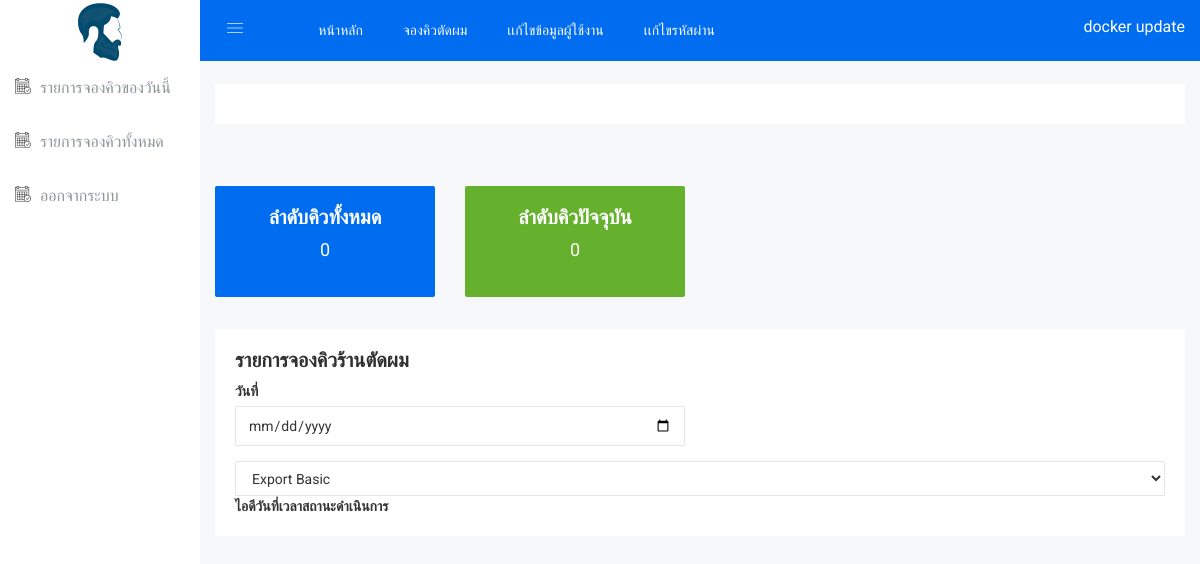
Page /jongq_list_user.php (signed in) on the earlier database version.
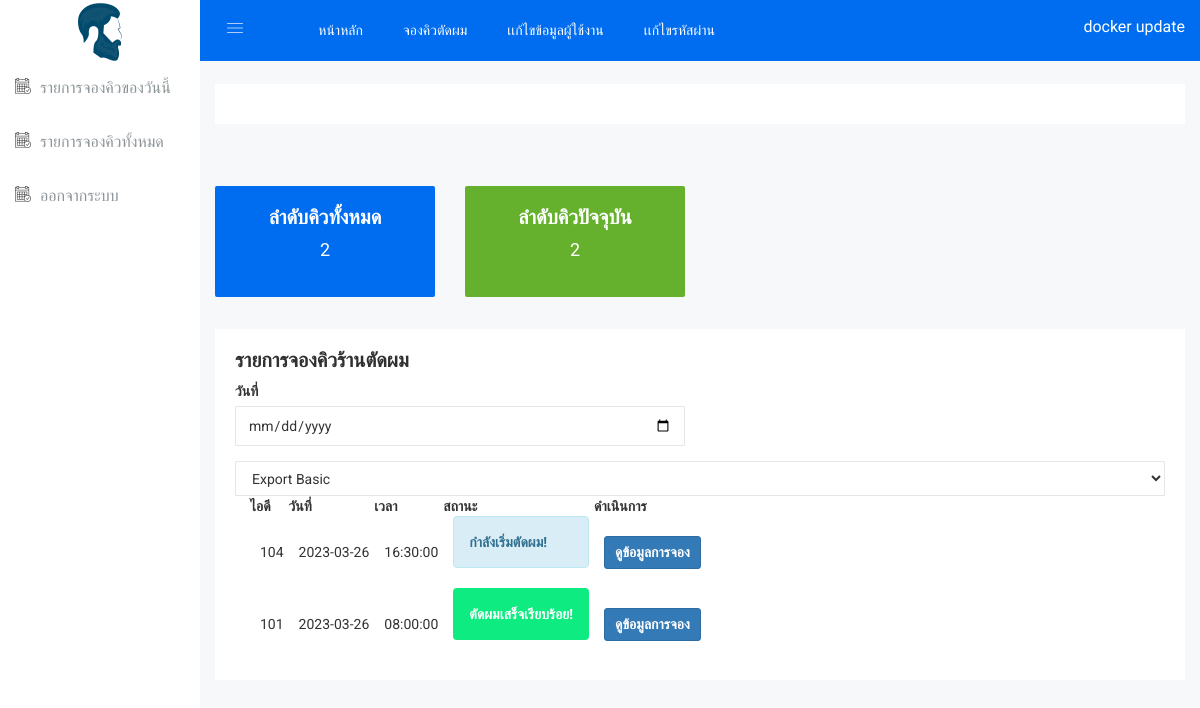
Same page on the later database version.
### tables this page shows
CREATE TABLE `tb_jongs` (
  `id` int NOT NULL,
  `jong_date` date NOT NULL,
  `jong_time` time NOT NULL,
  `jong_status` varchar(50) NOT NULL,
  `jong_slip` text NOT NULL,
  `time_slot_id` int NOT NULL,
  `user_id` int NOT NULL,
  `jong_date_time` time NOT NULL,
  `jong_date_time_confirm` datetime DEFAULT NULL,
  `num` int NOT NULL DEFAULT '0'
);

### www/jongq_list_user.php (the view, shortened to what the changed rows need)
<?php
$user_id = $_SESSION["user_id"];
$dateNoww= date("Y-m-d");
$is_date_now=false;
include_once("./configs/connect_db.php");
$sqlJongQLists = "SELECT ts.time_slot_description,jn.id,jn.jong_date,jn.jong_time,jn.jong_status,jn.time_slot_id,jn.jong_slip,jn.user_id,u.full_name,u.username
                  FROM tb_jongs jn INNER JOIN tb_users u ON jn.user_id = u.id  INNER JOIN tb_time_slots ts ON jn.time_slot_id = ts.id
                  WHERE jn.user_id='$user_id'
                  ORDER BY jn.jong_date_time DESC;";
if(isset($_GET["findDate"])){
$dd=$_GET["findDate"];
$isDateNow=false;
if($dd == $dateNoww){
$is_date_now=true;
}
$sqlJongQLists = "SELECT ts.time_slot_description,jn.id,jn.jong_date,jn.jong_time,jn.jong_status,jn.time_slot_id,jn.jong_slip,jn.user_id,u.full_name,u.username
                  FROM tb_jongs jn INNER JOIN tb_users u ON jn.user_id = u.id INNER JOIN tb_time_slots ts ON jn.time_slot_id = ts.id
                  WHERE jn.jong_date='$dd' AND jn.user_id='$user_id'
                  ORDER BY jn.jong_date_time DESC;";
}else{
    $is_date_now=true;
}
$sql="SELECT `id`, `jong_date`, `jong_time`, `jong_status`, `jong_slip`, `time_slot_id`, `user_id`, `jong_date_time`, `jong_date_time_confirm` FROM `tb_jongs`
      WHERE jong_status !='CANCEL' AND  jong_status !='TIME_OUT' AND  jong_date='$dateNoww' ;";
$result =mysqli_query($conn, $sql);
$result_num =mysqli_num_rows( $result);
$resultJongQLists = mysqli_query($conn, $sqlJongQLists);
  $sql_current="SELECT id,jong_status,num,jong_date,jong_date_time_confirm FROM `tb_jongs`
                WHERE jong_status='PROCEED' AND  jong_date='$dateNoww';";
  $res_current = mysqli_query($conn, $sql_current);
  $data_current=mysqli_fetch_assoc($res_current);
    function getQ($conn){
        $sql="SELECT * FROM `tb_jongs` WHERE jong_status='CONFIRM' ;";
        $result=mysqli_query($conn,$sql);
        if(mysqli_num_rows($result)>0){
            return 1;
        }
        else{
            return 0;
        }
    }
?>
<!doctype html>
<html class="no-js" lang="en">
<head>
    <link rel="stylesheet" href="css/bootstrap.min.css">
    <link rel="stylesheet" href="css/font-awesome.min.css">
    <link rel="stylesheet" href="css/owl.carousel.css">
    <link rel="stylesheet" href="css/owl.theme.css">
    <link rel="stylesheet" href="css/owl.transitions.css">
    <link rel="stylesheet" href="css/animate.css">
    <link rel="stylesheet" href="css/normalize.css">
    <link rel="stylesheet" href="css/meanmenu.min.css">
    <link rel="stylesheet" href="css/main.css">
    <link rel="stylesheet" href="css/educate-custon-icon.css">
    <link rel="stylesheet" href="css/morrisjs/morris.css">
    <link rel="stylesheet" href="css/scrollbar/jquery.mCustomScrollbar.min.css">
    <link rel="stylesheet" href="css/metisMenu/metisMenu.min.css">
    <link rel="stylesheet" href="css/metisMenu/metisMenu-vertical.css">
    <link rel="stylesheet" href="css/calendar/fullcalendar.min.css">
    <link rel="stylesheet" href="css/calendar/fullcalendar.print.min.css">
    <link rel="stylesheet" href="css/editor/select2.css">
    <link rel="stylesheet" href="css/editor/datetimepicker.css">
    <link rel="stylesheet" href="css/editor/bootstrap-editable.css">
    <link rel="stylesheet" href="css/editor/x-editor-style.css">
    <link rel="stylesheet" href="css/data-table/bootstrap-table.css">
    <link rel="stylesheet" href="css/data-table/bootstrap-editable.css">
    <link rel="stylesheet" href="style.css">
    <link rel="stylesheet" href="css/responsive.css">
    <link rel="stylesheet" href="css/modals.css">
</head>
<body>
    <div class="all-content-wrapper">
        <div class="data-table-area mg-b-15">
            <div class="container-fluid">
                <?php
                 if($is_date_now == true){
                    ?>
                <div class="row" style="margin-top:2rem;margin-bottom:2rem;">
                    <div class="col-lg-3 col-md-6 col-sm-6 col-xs-12">
                        <div class="hpanel shadow-inner hbggreen bg-1 responsive-mg-b-30">
                            <div class="panel-body">
                                <div class="text-center content-bg-pro">
                                    <h3>ลำดับคิวทั้งหมด</h3>
                                    <p class="text-big font-light">
                                        <?=$result_num?>
                                    </p>
                                </div>
                            </div>
                        </div>
                    </div>
                    <div class="col-lg-3 col-md-6 col-sm-6 col-xs-12">
                        <div
                            class="hpanel shadow-inner hbgyellow bg-3 responsive-mg-b-30 res-tablet-mg-t-30 dk-res-t-pro-30">
                            <div class="panel-body">
                                <div class="text-center content-bg-pro">
                                    <h3>ลำดับคิวปัจจุบัน</h3>
                                    <p class="text-big font-light">
                                        <?php
                                        if($data_current["num"] != '' || $data_current["num"] != NULL){
                                         echo   $data_current["num"];
                                        }else{
                                             if(getQ($conn) != '' || getQ($conn) != NULL){
                                                 echo   getQ($conn);
                                              }else{
                                                if( getQ_SUCCESS($conn)){
                                                     echo   getQ_SUCCESS($conn);
                                                }else{
                                                  echo 0;
                                                }
                                              }
                                        }
                                        ?>
                                    </p>
                                </div>
                            </div>
                        </div>
                    </div>
                </div>
                <?php }
        ?>
                <div class="row">
                    <div class="col-lg-12 col-md-12 col-sm-12 col-xs-12">
                        <div class="sparkline13-list">
                            <div class="sparkline13-hd">
                                <div class="main-sparkline13-hd">
                                    <h1>รายการจองคิวร้านตัดผม</h1>
                                </div>
                            </div>
                            <div class="sparkline13-graph">
                                <div class="datatable-dashv1-list custom-datatable-overright">
                                    <table id="table" data-toggle="table" data-pagination="true" data-search="true"
                                        data-show-columns="true" data-show-pagination-switch="true"
                                        data-show-refresh="true" data-key-events="true" data-show-toggle="true"
                                        data-resizable="true" data-cookie="true" data-cookie-id-table="saveId"
                                        data-show-export="true" data-click-to-select="true" data-toolbar="#toolbar">
                                        <thead>
                                            <tr>
                                                <th data-field="state" data-checkbox="true"></th>
                                                <th data-field="id">ไอดี</th>
                                                <th data-field="name">วันที่</th>
                                                <th data-field="email">เวลา</th>
                                                <th data-field="phone">สถานะ</th>
                                                <th data-field="action">ดำเนินการ</th>
                                            </tr>
                                        </thead>
                                        <tbody>
                                            <?php
                                        if(mysqli_num_rows($resultJongQLists)>0){
                                            while($rowJongQ=mysqli_fetch_assoc($resultJongQLists)){
                                                ?>
                                            <tr>
                                                <td></td>
                                                <td><?=$rowJongQ["id"]?></td>
                                                <td><?=$rowJongQ["jong_date"]?></td>
                                                <td><?=$rowJongQ["jong_time"]?></td>
                                                <td>
                                                    <?php
                                                if($rowJongQ["jong_status"]=="PENDING"){?>
                                                    <div class="alert alert-warning" role="alert">
                                                        <strong>รอการยืนยัน!</strong>
                                                    </div>
                                                    <?PHP
                                                   }elseif($rowJongQ["jong_status"]=="CONFIRM"){?>
                                                    <div class="alert alert-success" role="alert">
                                                        <strong>ยืนยันการจองเรียบร้อย!</strong>
                                                    </div>
                                                    <?php
                                                    } elseif($rowJongQ["jong_status"]=="PROCEED"){?>
                                                    <div class="alert alert-info" role="alert">
                                                        <strong>กำลังเริ่มตัดผม!</strong>
                                                    </div>
                                                    <?php
                                                    }  elseif($rowJongQ["jong_status"]=="CANCEL"){?>
                                                    <div class="alert alert-danger" role="alert">
                                                        <strong>ไม่รับการจอง!</strong>
                                                    </div>
                                                    <?php
                                                    }
                                                    elseif($rowJongQ["jong_status"]=="SUCCESS"){?>
                                                    <div class="alert"
                                                        style="color:white;background-color:#0EEB80;border-color: ##0BEA7E;"
                                                        role="alert">
                                                        <strong>ตัดผมเสร็จเรียบร้อย!</strong>
                                                    </div>
                                                    <?php
                                                    }else{?>
                                                    <div class="alert alert-danger" role="alert">
                                                        <strong>ยกเลิกการจอง!</strong>
                                                    </div>
                                                    <?php  }
                                                   ?>
                                                </td>
                                                <td>
                                                    <?php
                                                if($rowJongQ["jong_status"]=="PENDING"){?>
                                                    <!-- <a type="button"
                                                        href="./jongq_list_user.php?deleteR=req&jong_id=<?php echo $rowJongQ["id"]; ?>&time_slot_id=<?php echo $rowJongQ["time_slot_id"]; ?>&jong_slip=<?php echo $rowJongQ["jong_slip"]; ?>"
                                                        class="btn btn-sm btn-warning text-white">
                                                        ยกเลิก
                                                    </a> -->
                                                    <a type="button" href="#" data-toggle="modal"
                                                        data-target="#PrimaryModalftblack_<?=$rowJongQ["id"]?>"
                                                        style="color:white"
                                                        class="btn btn-sm btn-primary"><strong>ดูข้อมูลการจอง
                                                        </strong>
                                                    </a>
                                                    <?php
                                                  } elseif($rowJongQ["jong_status"]=="PROCEED"){?>
                                                    <a type="button" href="#" data-toggle="modal"
                                                        data-target="#PrimaryModalftblack_<?=$rowJongQ["id"]?>"
                                                        style="color:white"
                                                        class="btn btn-sm btn-primary"><strong>ดูข้อมูลการจอง
                                                        </strong>
                                                    </a>
                                                    <?php
                                                  }
                                                  elseif($rowJongQ["jong_status"]=="SUCCESS"){?>
                                                    <a type="button" href="#" data-toggle="modal"
                                                        data-target="#PrimaryModalftblack_<?=$rowJongQ["id"]?>"
                                                        style="color:white"
                                                        class="btn btn-sm btn-primary"><strong>ดูข้อมูลการจอง
                                                        </strong>
                                                    </a>
                                                    <?php  }
                                                   ?>
                                                </td>
                                            </tr>
                                            <?php
                                            }
                                        }
                                        ?>
                                        </tbody>
                                    </table>
                                </div>
                            </div>
                        </div>
                    </div>
                </div>
            </div>
        </div>
    </div>
</body>
</html>

Differences in the rows shown:
added tb_jongs: num "2", id "104", jong_date "2023-03-26", jong_time "16:30:00", jong_status "กำลังเริ่มตัดผม!"
added tb_jongs: id "101", jong_date "2023-03-26", jong_time "08:00:00", jong_status "ตัดผมเสร็จเรียบร้อย!"
Other differences:
$result_num: "0" → "2"
getQ($conn): "0" → (not shown)
